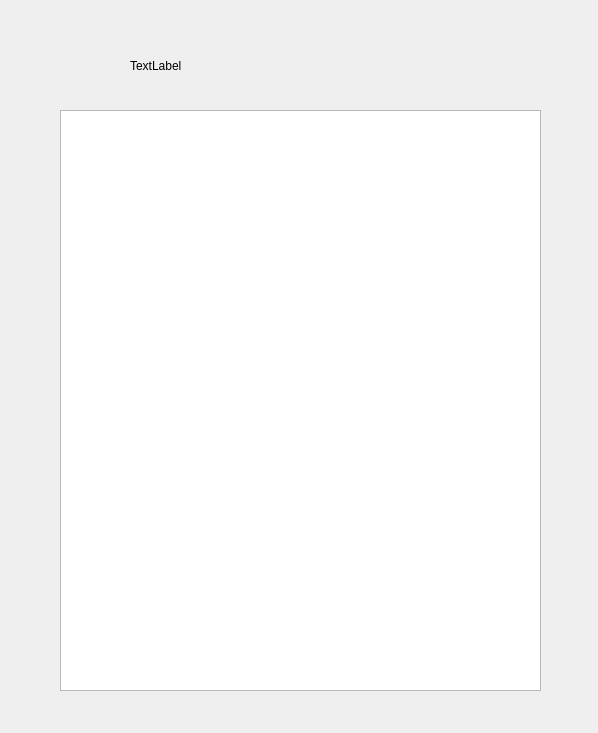
<?xml version="1.0" encoding="UTF-8"?>
<ui version="4.0">
 <class>Info_Detail_Widget</class>
 <widget class="QWidget" name="Info_Detail_Widget">
  <property name="geometry">
   <rect>
    <x>0</x>
    <y>0</y>
    <width>598</width>
    <height>733</height>
   </rect>
  </property>
  <property name="windowTitle">
   <string>Article_Detail_Widget</string>
  </property>
  <widget class="QLabel" name="title">
   <property name="geometry">
    <rect>
     <x>130</x>
     <y>40</y>
     <width>351</width>
     <height>51</height>
    </rect>
   </property>
   <property name="text">
    <string>TextLabel</string>
   </property>
  </widget>
  <widget class="QListView" name="listView">
   <property name="geometry">
    <rect>
     <x>60</x>
     <y>110</y>
     <width>481</width>
     <height>581</height>
    </rect>
   </property>
  </widget>
 </widget>
 <layoutdefault spacing="6" margin="11"/>
 <resources/>
 <connections/>
</ui>
